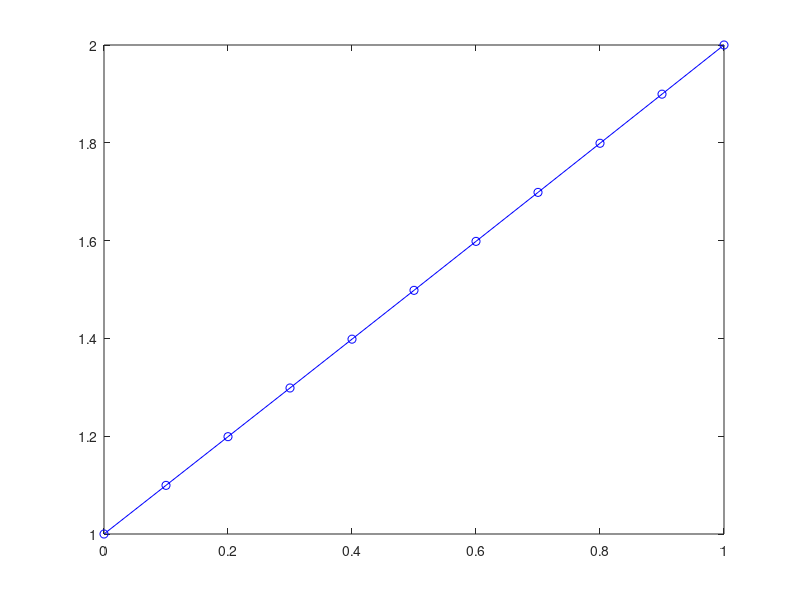

The MATLAB source for this figure:
clear
format compact
% extent of system
h = 0.1;
x = 0:h:1;
m = length(x);

% creating matrices

A = diag(0.5*ones(m-1,1),1);
A = A + diag(0.5*ones(m-1,1),-1);
A(1,:) = 0;
A(1,1) = 1;
A(m,:) = 0;
A(m,m) = 1;

phi = zeros(m, 1);


%initial conditions
phi(1) = 1;
phi(m) = 2;


for n=1:100000
    phi = A*phi;

    diff=mean(abs(phi - x'-1));
    if max(diff)<0.001
        break
    end
end
disp(n)
plot(x,phi, 'bo-')
disp(eig(A))
